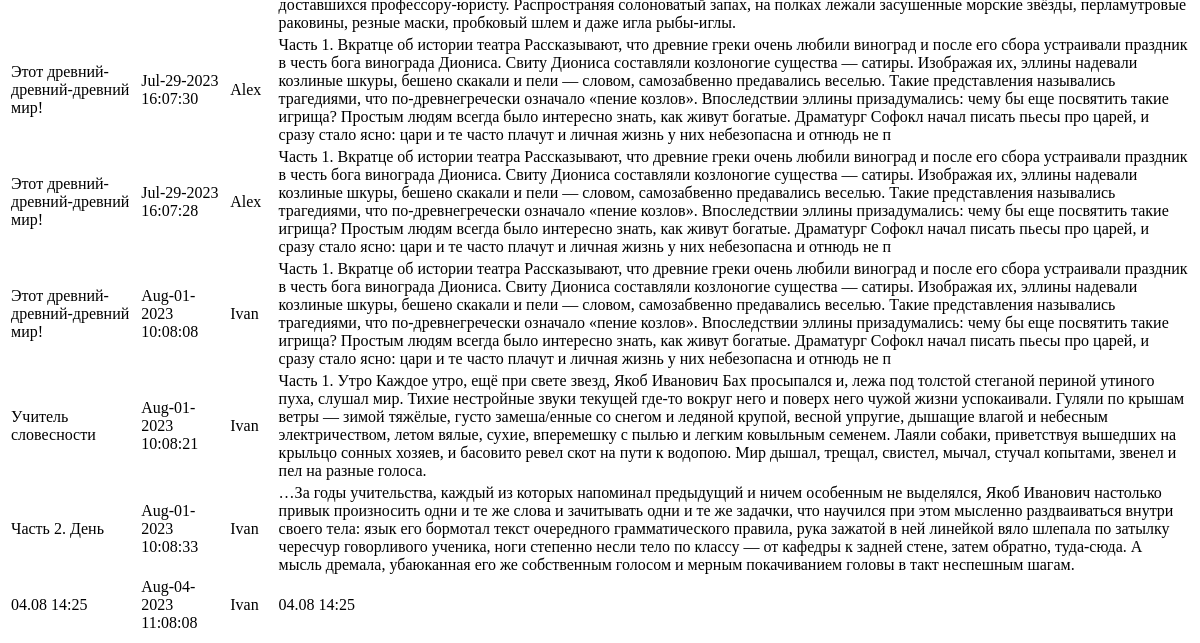
Page /news/search/ (lower part) on the earlier database version.
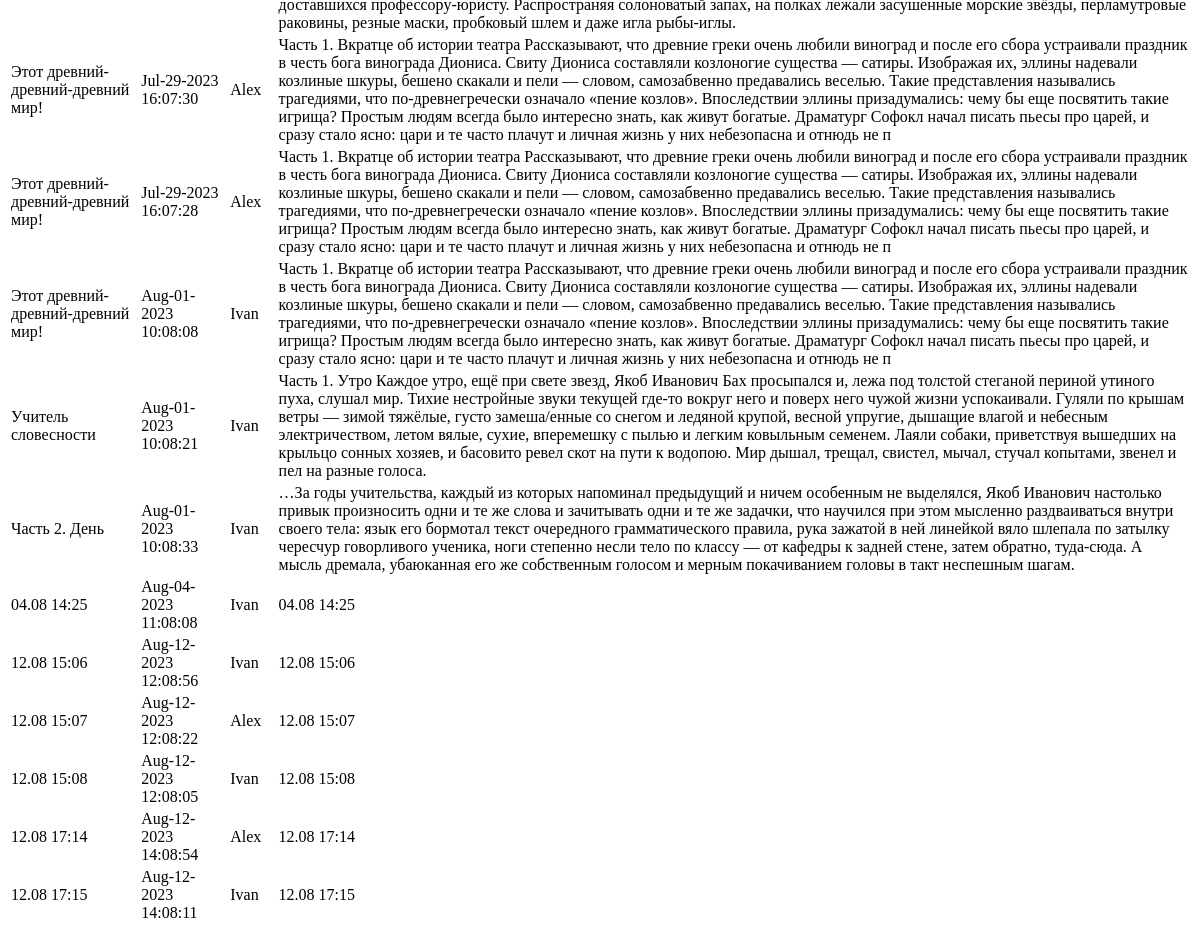
Same page on the later database version.
### newapp/models.py (models this page shows, shortened)
class Post(models.Model):
    author = models.ForeignKey(Author, on_delete=models.CASCADE)
    NEWS = 'NW'
    ARTICLE = 'AR'
    CATEGORY_CHOICES = (
        (NEWS, 'Новость'),
        (ARTICLE, 'Статья'),
    )
    categoryType = models.CharField(max_length=2, choices=CATEGORY_CHOICES, default=ARTICLE)
    dateCreation = models.DateTimeField(auto_now_add=True)
    postCategory = models.ManyToManyField(Category, through='PostCategory')
    title = models.CharField(max_length=128)
    text = models.TextField()
    rating = models.SmallIntegerField(default=0)

class Author(models.Model):
    authorUser = models.OneToOneField(User, on_delete=models.CASCADE)
    ratingAuthor = models.SmallIntegerField(default=0)
    def __str__(self):
        return self.authorUser.username

### newapp/views.py (the view)
# urls.py: path('search/', SearchListView.as_view()),
class SearchListView(ListView):
    model = Post
    template_name = 'search.html'
    context_object_name = 'search'
    def get_context_data(self, **kwargs):
        context = super().get_context_data(**kwargs)
        context['filter'] = NewsFilter(self.request.GET, queryset=self.get_queryset())
        return context

### newapp/templatetags/custom_filters.py (called while the page is built)
@register.filter(name='censor')
def censor(value):
    censored_words = ['плохое_слово_1', 'нежелательное_слово2', 'нежелательное_слово3']
    censored_value = value
    for word in censored_words:
        censored_value = censored_value.replace(word, '*' * len(word))
    return censored_value

### templates/search.html (shortened to what this page needs)
{% extends 'flatpages/default.html' %}
{% load custom_filters %}
{% block content %}
<table>
        {% for new in filter.qs %}
            <tr>
                <td>
                    {{ new.title|censor }}
                </td>
                <td>
                    {{ new.dateCreation|date:'M-d-Y H:m:s' }}
                </td>
                <td>
                    {{ new.author.authorUser }}
                </td>
                <td>
                    {{ new.text|censor }}
                </td>
            </tr>
        {% endfor %}
</table>
{% endblock content %}

### templates/flatpages/default.html (shortened to what this page needs)
{% block content %}{% endblock %}

Differences in the rows shown:
added Post: title|censor "12.08 15:06", dateCreation "Aug-12-2023 12:08:56", author.authorUser "Ivan", text|censor "12.08 15:06"
added Post: title|censor "12.08 15:07", dateCreation "Aug-12-2023 12:08:22", author.authorUser "Alex", text|censor "12.08 15:07"
added Post: title|censor "12.08 15:08", dateCreation "Aug-12-2023 12:08:05", author.authorUser "Ivan", text|censor "12.08 15:08"
added Post: title|censor "12.08 17:14", dateCreation "Aug-12-2023 14:08:54", author.authorUser "Alex", text|censor "12.08 17:14"
added Post: title|censor "12.08 17:15", dateCreation "Aug-12-2023 14:08:11", author.authorUser "Ivan", text|censor "12.08 17:15"
